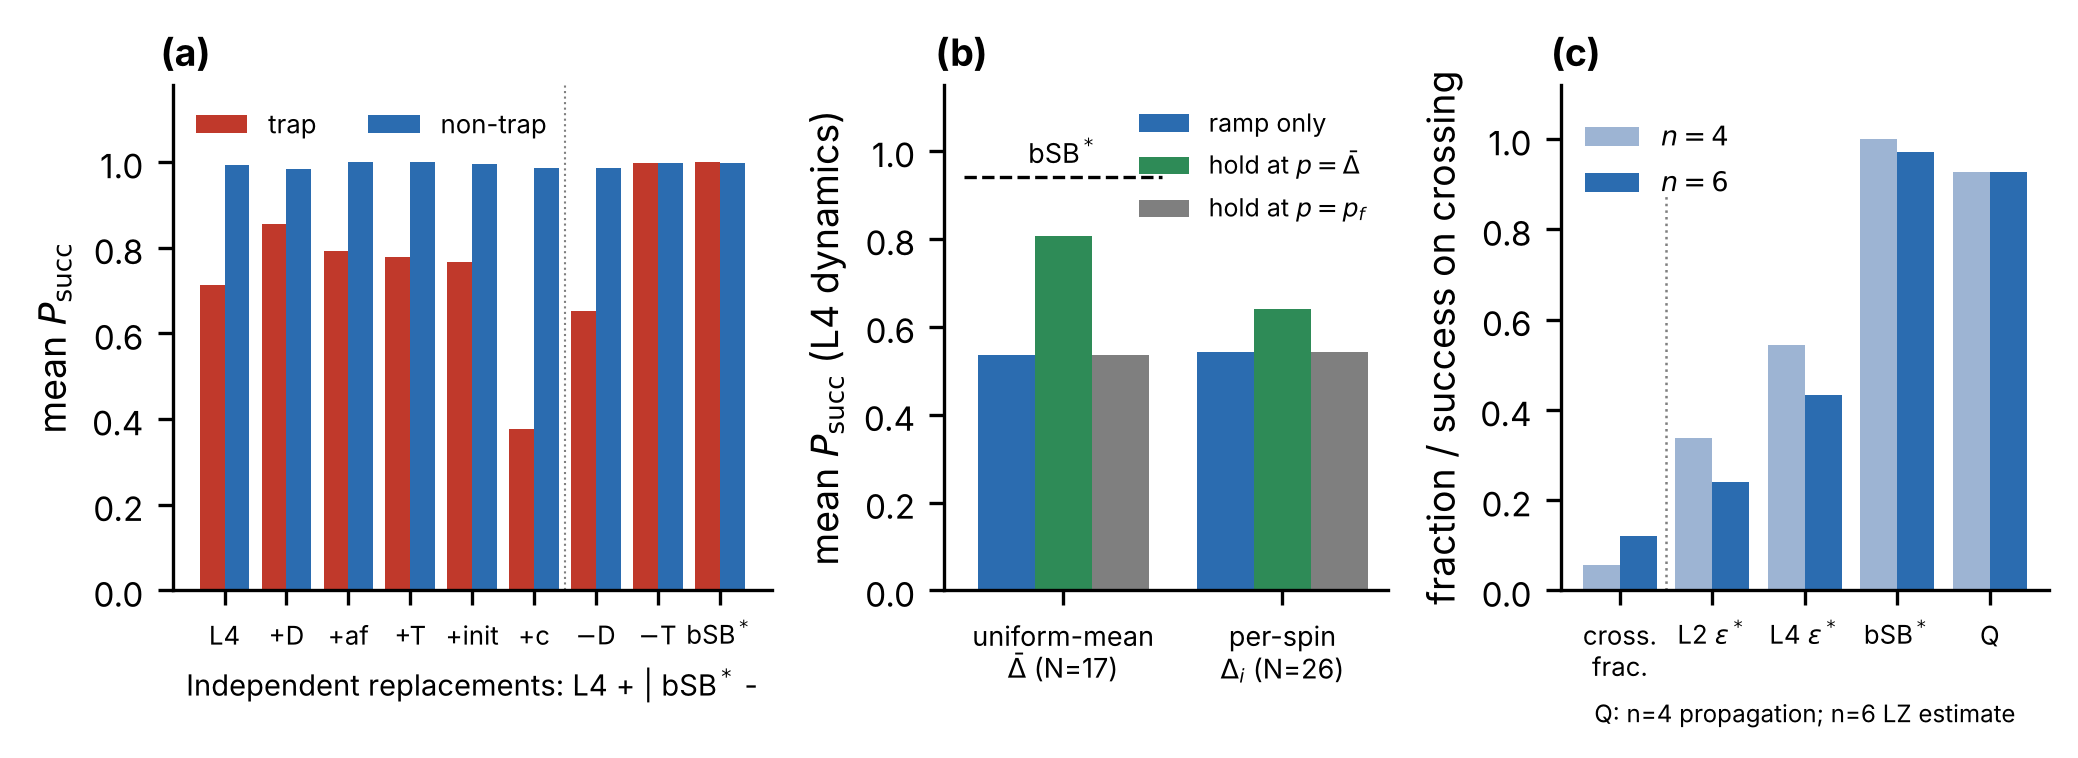

Source code (Python):
"""MSBQA paper 1, Fig. 7 (v15 labels): ablations, Ising-window holds, n = 4 vs n = 6.
From Jiapei's reproduction/draw_revision_v15.py: runs fig7_sb_n6.py with the v15 labels and the dotted separator
in (c). Run from msbqa_phase1/:
    python paper1_figs/fig7_sb_n6_v15.py
Writes paper1_figs/fig7_sb_n6_v15.pdf / .png.
"""
from pathlib import Path
import sys
import numpy as np, pandas as pd
import matplotlib
matplotlib.use('Agg')
import matplotlib.pyplot as plt
HERE = Path(__file__).resolve().parent          # msbqa_phase1/paper1_figs
phase = HERE.parent                             # msbqa_phase1
out = HERE
sys.path.insert(0, str(HERE))
# Existing CSV-to-figure aggregation only; no research simulation or fit.
plot=(phase/'paper1_figs/fig7_sb_n6.py').read_text(encoding='utf8')
plot=plot.replace('say = pc.Numbers("fig7_sb_n6")','say = lambda *args: None').split('pc.save(fig,',1)[0]
plot=plot.replace('L4 + one ingredient  |  bSB$^*$ $-$ one','Independent replacements: L4 + | bSB$^*$ -')
plot=plot.replace('("quantum",','("Q: propagation\\n/ LZ estimate",')
plot=plot.replace('uniform $\\\\bar\\\\Delta$','uniform-mean $\\\\bar\\\\Delta$')
plot=plot.replace('fig.tight_layout(w_pad=0.6)','ax[2].axvline(0.5, color=pc.GREY, lw=0.6, ls=":")\nfig.tight_layout(w_pad=0.8)')
exec(plot)
ax[1].set_xticklabels(['uniform-mean\n'+r'$\bar\Delta$'+' (N=17)','per-spin\n'+r'$\Delta_i$'+' (N=26)'],fontsize=6.5)
ax[2].set_xticklabels(['cross.\nfrac.',r'L2 $\varepsilon^*$',r'L4 $\varepsilon^*$',r'bSB$^*$','Q'],fontsize=6.2)
ax[2].set_xlabel('Q: n=4 propagation; n=6 LZ estimate',fontsize=5.8)
ax[2].lines[-1].set_ydata([0,.78])
fig.tight_layout(w_pad=.8)
for ext in ['pdf','png']:fig.savefig(out/('fig7_sb_n6_v15.'+ext),dpi=300,bbox_inches='tight')
plt.close(fig)
